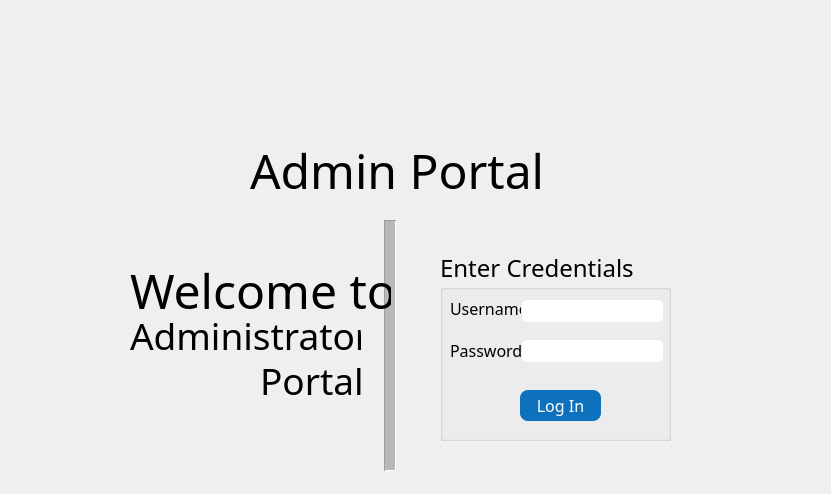
<?xml version="1.0" encoding="UTF-8"?>
<ui version="4.0">
 <class>TeacherLoginPage</class>
 <widget class="QDialog" name="TeacherLoginPage">
  <property name="geometry">
   <rect>
    <x>0</x>
    <y>0</y>
    <width>831</width>
    <height>494</height>
   </rect>
  </property>
  <property name="windowTitle">
   <string>Dialog</string>
  </property>
  <widget class="QLabel" name="label_7">
   <property name="geometry">
    <rect>
     <x>130</x>
     <y>310</y>
     <width>231</width>
     <height>51</height>
    </rect>
   </property>
   <property name="font">
    <font>
     <family>Trebuchet MS</family>
     <pointsize>28</pointsize>
    </font>
   </property>
   <property name="text">
    <string>Administrator</string>
   </property>
  </widget>
  <widget class="QGroupBox" name="groupBox_2">
   <property name="geometry">
    <rect>
     <x>440</x>
     <y>250</y>
     <width>231</width>
     <height>191</height>
    </rect>
   </property>
   <property name="font">
    <font>
     <family>Segoe MDL2 Assets</family>
     <pointsize>18</pointsize>
    </font>
   </property>
   <property name="title">
    <string>Enter Credentials</string>
   </property>
   <widget class="QLineEdit" name="lineEdit_3">
    <property name="geometry">
     <rect>
      <x>82</x>
      <y>50</y>
      <width>141</width>
      <height>22</height>
     </rect>
    </property>
    <property name="styleSheet">
     <string notr="true">border-radius:5px;
font-size:10px;</string>
    </property>
   </widget>
   <widget class="QLineEdit" name="lineEdit_4">
    <property name="geometry">
     <rect>
      <x>82</x>
      <y>90</y>
      <width>141</width>
      <height>22</height>
     </rect>
    </property>
    <property name="styleSheet">
     <string notr="true">border-radius:5px;
font-size:10px;</string>
    </property>
    <property name="echoMode">
     <enum>QLineEdit::Password</enum>
    </property>
   </widget>
   <widget class="QLabel" name="label_3">
    <property name="geometry">
     <rect>
      <x>10</x>
      <y>50</y>
      <width>71</width>
      <height>16</height>
     </rect>
    </property>
    <property name="font">
     <font>
      <family>Segoe MDL2 Assets</family>
      <pointsize>12</pointsize>
     </font>
    </property>
    <property name="text">
     <string>Username</string>
    </property>
   </widget>
   <widget class="QLabel" name="label_4">
    <property name="geometry">
     <rect>
      <x>10</x>
      <y>90</y>
      <width>71</width>
      <height>21</height>
     </rect>
    </property>
    <property name="font">
     <font>
      <family>Segoe MDL2 Assets</family>
      <pointsize>12</pointsize>
     </font>
    </property>
    <property name="text">
     <string>Password</string>
    </property>
   </widget>
   <widget class="QPushButton" name="pushButton_2">
    <property name="geometry">
     <rect>
      <x>80</x>
      <y>140</y>
      <width>81</width>
      <height>31</height>
     </rect>
    </property>
    <property name="font">
     <font>
      <family>Segoe MDL2 Assets</family>
      <pointsize>12</pointsize>
     </font>
    </property>
    <property name="styleSheet">
     <string notr="true">border-radius:8px;
background-color:rgb(14, 113, 189);
color:white;</string>
    </property>
    <property name="text">
     <string>Log In</string>
    </property>
   </widget>
  </widget>
  <widget class="QLabel" name="label_5">
   <property name="geometry">
    <rect>
     <x>260</x>
     <y>340</y>
     <width>101</width>
     <height>81</height>
    </rect>
   </property>
   <property name="font">
    <font>
     <family>Trebuchet MS</family>
     <pointsize>28</pointsize>
    </font>
   </property>
   <property name="text">
    <string>Portal</string>
   </property>
  </widget>
  <widget class="Line" name="line">
   <property name="geometry">
    <rect>
     <x>380</x>
     <y>220</y>
     <width>20</width>
     <height>251</height>
    </rect>
   </property>
   <property name="font">
    <font>
     <pointsize>48</pointsize>
    </font>
   </property>
   <property name="midLineWidth">
    <number>10</number>
   </property>
   <property name="orientation">
    <enum>Qt::Vertical</enum>
   </property>
  </widget>
  <widget class="QLabel" name="label">
   <property name="geometry">
    <rect>
     <x>250</x>
     <y>140</y>
     <width>311</width>
     <height>61</height>
    </rect>
   </property>
   <property name="font">
    <font>
     <family>Rockwell</family>
     <pointsize>36</pointsize>
    </font>
   </property>
   <property name="text">
    <string>Admin Portal</string>
   </property>
  </widget>
  <widget class="QLabel" name="label_2">
   <property name="geometry">
    <rect>
     <x>130</x>
     <y>250</y>
     <width>261</width>
     <height>81</height>
    </rect>
   </property>
   <property name="font">
    <font>
     <family>Tw Cen MT</family>
     <pointsize>36</pointsize>
    </font>
   </property>
   <property name="text">
    <string>Welcome to</string>
   </property>
  </widget>
 </widget>
 <resources/>
 <connections/>
</ui>
